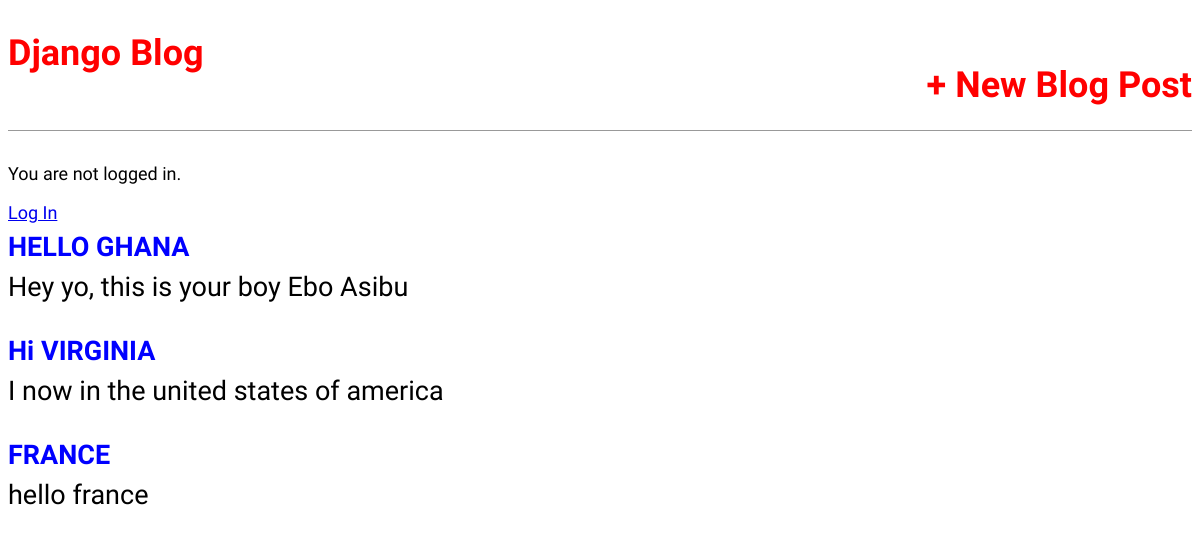
The app's page /, older data.
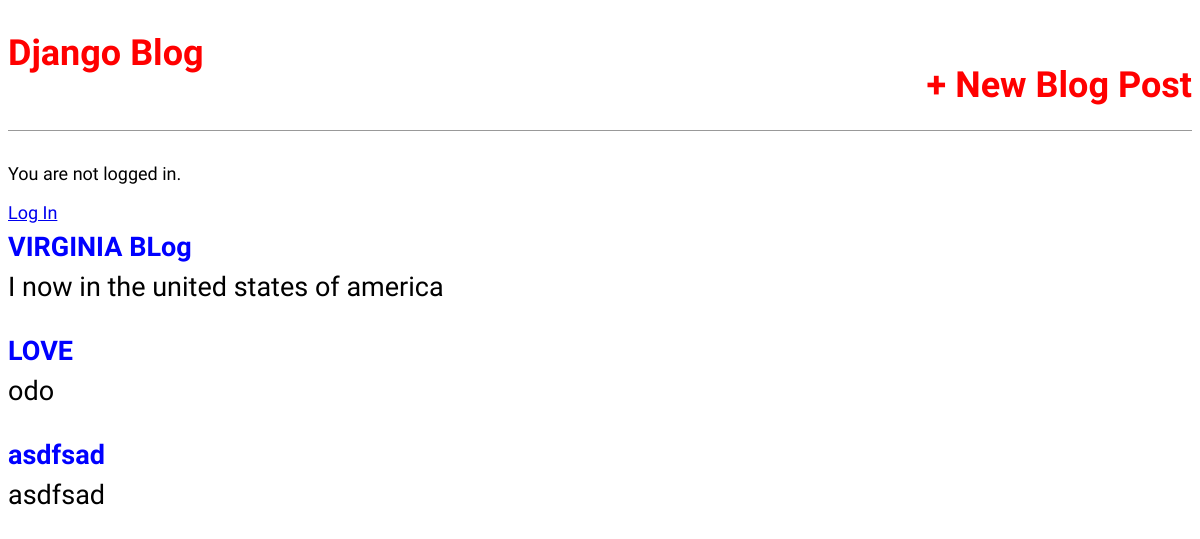
The same page, newer data.
### blog/models.py (models this page shows, shortened)
class Post(models.Model):
    title = models.CharField(max_length=200)
    author = models.ForeignKey('auth.User', on_delete=models.CASCADE,) # foreignkey for many-to-one relationship. User can be author of more post but not the opposite.
    body = models.TextField()

### blog/views.py (the view)
# urls.py: path('', BlogListView.as_view(), name='home'),
class BlogListView(ListView):
    model = Post
    template_name = 'home.html'

### blog/templates/home.html
{% extends 'base.html' %}
{% block content %}
  {% for post in object_list %}
    <div class='post-entry'>
      <h2><a href="{% url 'post_detail' post.pk %}">{{ post.title }}</a><h2>
        <p>{{ post.body }}</p>
    </div>
    {% endfor %}
{% endblock content %}

### blog/templates/base.html (shortened to what this page needs)
{% load staticfiles %}
<!DOCTYPE html>
<html lang="en" dir="ltr">
  <head>
    <link href="{% static 'css/base.css' %}" rel="stylesheet">
  </head>
<body>
    <header>
      <div class='nav-left'>
      <h1><a href="{% url 'home' %}">Django Blog</a></h1>
    </div>
    <div class='nav-right'>
      <h1><a href="{% url 'post_new' %}">+ New Blog Post</a></h1>
    </div>
     </header>
     {% if user.is_authenticated %}
      <p>Hi {{ user.username }} !</p>
      <p><a href="{% url 'logout' %}">Log Out</a></p>
      {% else %}
       <p>You are not logged in.</p>
       <a href="{% url 'login' %}">Log In</a>
      {% endif %}
  <div>
  {% block content%}
  {% endblock content %}
</div>
  </body>
</html>

### blog/static/css/base.css (style rules this page uses)
body { font-family: 'Source Sans pro', sans-serif; font-size: 18px; }
header { border-bottom: 1px solid #999; margin-bottom: 2rem; display: flex; }
header h1 a { color: red; text-decoration: none; }
.nav-left { margin-right: auto; }
.nav-right { display: flex; padding-top: 2rem; }
.post-entry { margin-bottom: 2rem; }
.post-entry h2 { margin: 0.5rem 0; }
.post-entry h2 a, .post-entry h2 a:visited { color: blue; text-decoration: none; }
.post-entry p { margin: 0; font-weight: 400; }

Row changes from the older to the newer data that the page shows:
removed Post: title "HELLO GHANA", body "Hey yo, this is your boy Ebo Asibu"
removed Post: title "FRANCE", body "hello france"
changed Post "I now in the united states of america": title "Hi VIRGINIA" → "VIRGINIA BLog"
added Post: title "LOVE", body "odo"
added Post: title "asdfsad", body "asdfsad"
